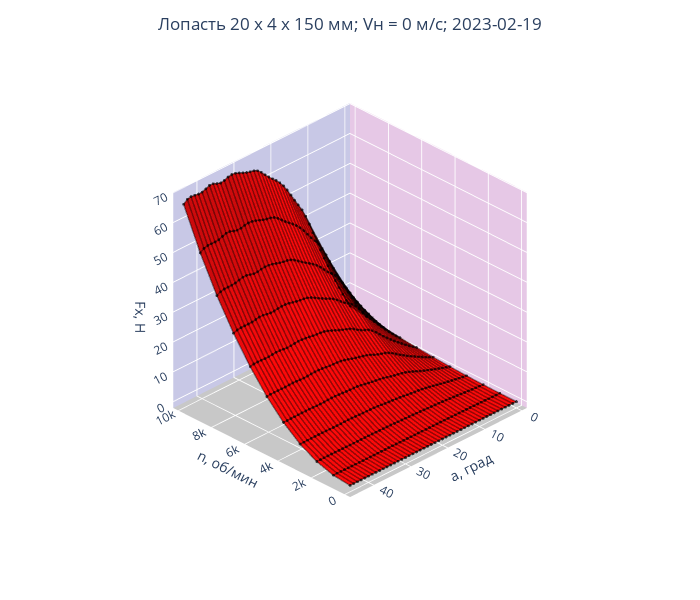

Write notebook code for a chart like this one.
### Code cell
plot(fx_m, fx, 'Fx, Н', [[0,'rgb(255, 0, 0)'], [1,  'rgb(255, 0, 0)']])
